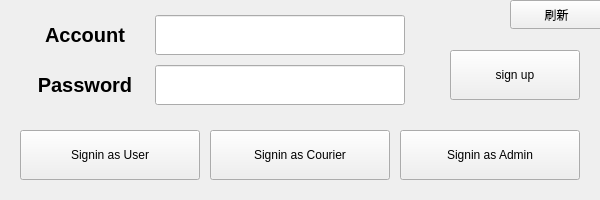
<?xml version="1.0" encoding="UTF-8"?>
<ui version="4.0">
 <class>Widget</class>
 <widget class="QWidget" name="Widget">
  <property name="geometry">
   <rect>
    <x>0</x>
    <y>0</y>
    <width>600</width>
    <height>200</height>
   </rect>
  </property>
  <property name="windowTitle">
   <string>Widget</string>
  </property>
  <property name="styleSheet">
   <string notr="true"/>
  </property>
  <widget class="QPushButton" name="pushButton_signup">
   <property name="geometry">
    <rect>
     <x>450</x>
     <y>50</y>
     <width>130</width>
     <height>50</height>
    </rect>
   </property>
   <property name="text">
    <string>sign up</string>
   </property>
  </widget>
  <widget class="QLabel" name="label_account">
   <property name="geometry">
    <rect>
     <x>20</x>
     <y>10</y>
     <width>130</width>
     <height>50</height>
    </rect>
   </property>
   <property name="font">
    <font>
     <pointsize>15</pointsize>
     <bold>true</bold>
    </font>
   </property>
   <property name="text">
    <string>Account</string>
   </property>
   <property name="alignment">
    <set>Qt::AlignCenter</set>
   </property>
  </widget>
  <widget class="QLineEdit" name="lineEdit_account">
   <property name="geometry">
    <rect>
     <x>155</x>
     <y>15</y>
     <width>250</width>
     <height>40</height>
    </rect>
   </property>
  </widget>
  <widget class="QLabel" name="label_password">
   <property name="geometry">
    <rect>
     <x>20</x>
     <y>60</y>
     <width>130</width>
     <height>50</height>
    </rect>
   </property>
   <property name="font">
    <font>
     <pointsize>15</pointsize>
     <bold>true</bold>
    </font>
   </property>
   <property name="text">
    <string>Password</string>
   </property>
   <property name="alignment">
    <set>Qt::AlignCenter</set>
   </property>
  </widget>
  <widget class="QPushButton" name="pushButton_signinAsUser">
   <property name="geometry">
    <rect>
     <x>20</x>
     <y>130</y>
     <width>180</width>
     <height>50</height>
    </rect>
   </property>
   <property name="text">
    <string>Signin as User</string>
   </property>
  </widget>
  <widget class="QLineEdit" name="lineEdit_password">
   <property name="geometry">
    <rect>
     <x>155</x>
     <y>65</y>
     <width>250</width>
     <height>40</height>
    </rect>
   </property>
   <property name="echoMode">
    <enum>QLineEdit::Password</enum>
   </property>
  </widget>
  <widget class="QPushButton" name="pushButton_signinAsCourier">
   <property name="geometry">
    <rect>
     <x>210</x>
     <y>130</y>
     <width>180</width>
     <height>50</height>
    </rect>
   </property>
   <property name="text">
    <string>Signin as Courier</string>
   </property>
  </widget>
  <widget class="QPushButton" name="pushButton_signinAsAdmin">
   <property name="geometry">
    <rect>
     <x>400</x>
     <y>130</y>
     <width>180</width>
     <height>50</height>
    </rect>
   </property>
   <property name="text">
    <string>Signin as Admin</string>
   </property>
  </widget>
  <widget class="QPushButton" name="pushButton">
   <property name="geometry">
    <rect>
     <x>510</x>
     <y>0</y>
     <width>93</width>
     <height>29</height>
    </rect>
   </property>
   <property name="text">
    <string>刷新</string>
   </property>
  </widget>
 </widget>
 <resources/>
 <connections/>
</ui>
